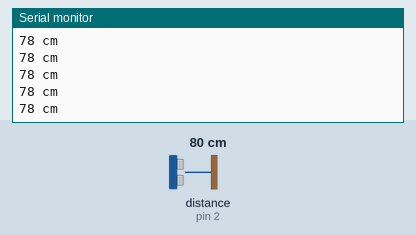
A sketch run on a simulated Arduino Uno, built with avr-gcc and run on an emulated ATmega328P. Parts: the last lines printed to the serial monitor. Wiring (inferred from the names in the program): ultrasonic range finder: trigger pin 3; echo pin 2. The inputs (shaded band) are chosen by the test bench; at power-on: distance to the obstacle (sensor on pin 2) 80 cm. The echo pulse lasts 58.3 µs per cm.

Above: at 1.2 s.
1.3 s: distance to the obstacle (sensor on pin 2) set to 2 cm
At 1.34 s:
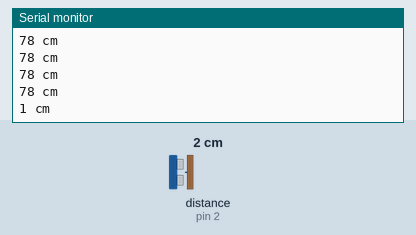
2.8 s: distance to the obstacle (sensor on pin 2) set to 4 cm
At 2.82 s:
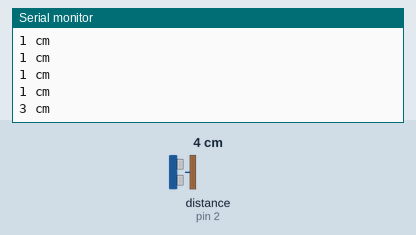
Timing chart, 0 to 5.8 s (numbered marks = the images above; inputs shaded):
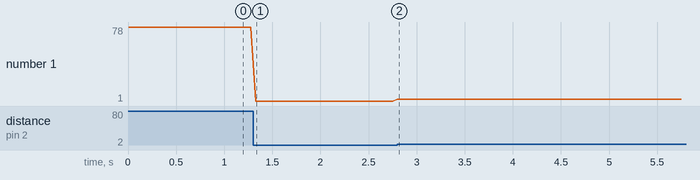

The sketch:

009._UltrasonicLED.ino
```cpp
const byte triggerPin = 3;
const byte echoPin = 2;

long duration, distance;

void setup() {
  Serial.begin(9600);
  pinMode(triggerPin, OUTPUT);
  pinMode(echoPin, INPUT);
}

void loop() {
  digitalWrite(triggerPin, LOW);
  delayMicroseconds(2);

  digitalWrite(triggerPin, HIGH);
  delayMicroseconds(10);

  digitalWrite(triggerPin, LOW);
  duration = pulseIn(echoPin, HIGH);

  distance = duration / 58.82;

  Serial.print(distance);
  Serial.println(" cm");
  delay(50);
}
```

Measured:
- after the input at 1.3 s, the serial monitor: prints a new line at once (image 1)
- after the input at 2.8 s, the serial monitor: prints a new line at once (image 2)
- plotted number 1: 78 → 1 after the input at 1.3 s, 1 → 3 after the input at 2.8 s
